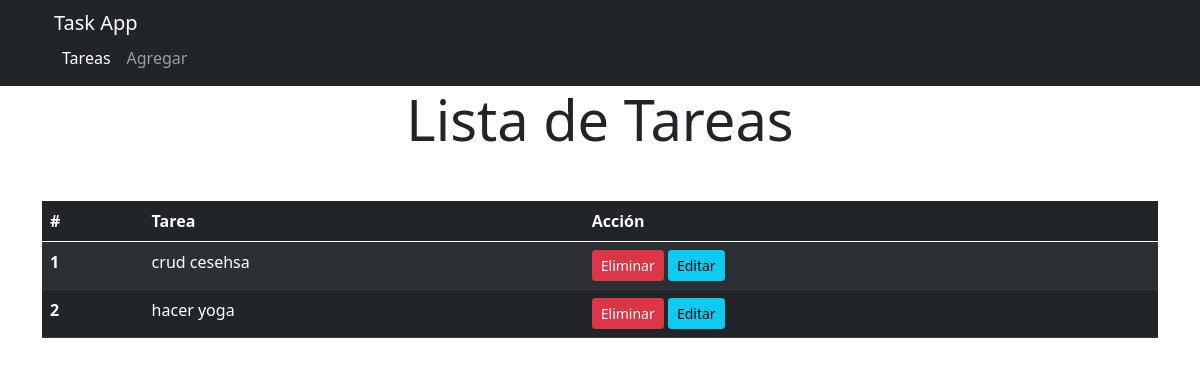
The app's page /, older data.
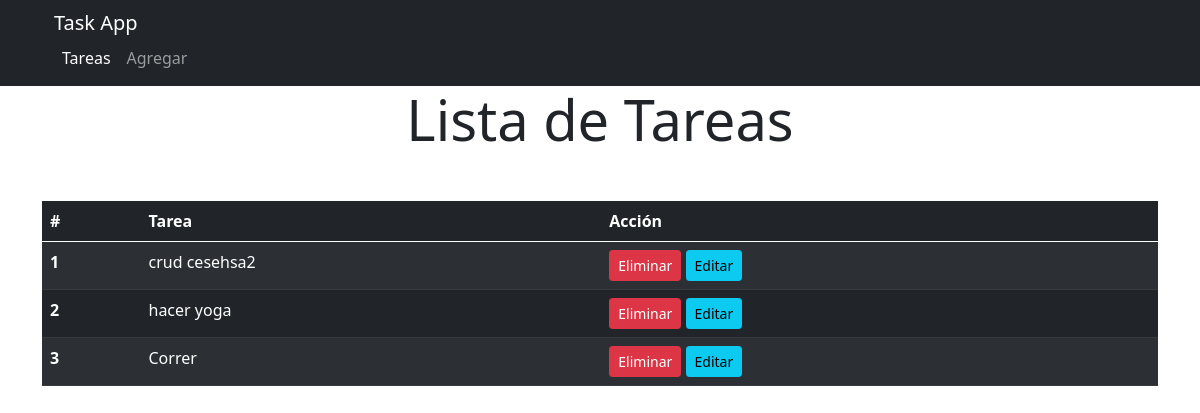
The same page, newer data.
### crud/models.py (models this page shows)
class Tarea(models.Model):
    text = models.CharField(max_length=100)
    date_added = models.DateTimeField(auto_now_add=True)
    def __str__(self):
        return self.text

### crud/views.py (the view)
# urls.py: path('', views.index, name='index'),
def index(request):
    tareas = Tarea.objects.all()
    context = {
        'tareas': tareas
    }
    return render(request,'crud/home.html', context)

### crud/templates/crud/home.html
{% extends "crud/base.html" %}
{% block content %}
<table class="table table-dark table-striped">
<thead>
    <tr>
      <th scope="col">#</th>
      <th scope="col">Tarea</th>
      <th scope="col">Acción</th>
    </tr>
  </thead>
  <tbody>
    {% for tarea in tareas %}
    <tr>
      <th scope="row"> {{ tarea.id}}</th>
      <td> {{ tarea }}</td>
      <td>
          <a  class="btn btn-danger btn-sm" href="{% url 'crud_app:eliminar' tarea.id %}"> Eliminar </a>
          <a class="btn btn-info btn-sm" href="{% url 'crud_app:editar' tarea.id %}"> Editar </a>
      </td>
    </tr>
    {% empty %}
     <tr>
      <th scope="row">#</th>
      <td colspan="2">Ninguna tarea agregada aún</td>
    </tr>
    {% endfor %}
  </tbody>
</table>
{% endblock content %}

### crud/templates/crud/base.html (shortened to what this page needs)
<!doctype html>
<html lang="en">
  <head>
    <link href="https://cdn.jsdelivr.net/npm/bootstrap@5.0.1/dist/css/bootstrap.min.css" rel="stylesheet">
  </head>
  <body>
    <nav class="navbar navbar-expand-lg navbar-dark bg-dark">
      <div class="container">
        <div class="container-fluid">
          <a class="navbar-brand" href="#">Task App </a>
          <div class="collapse navbar-collapse" id="navbarNavAltMarkup">
            <div class="navbar-nav">
              <a class="nav-link active" aria-current="page" href="{% url 'crud_app:index' %}">Tareas</a>
              <a class="nav-link" href="{% url 'crud_app:agregar' %}">Agregar</a>
            </div>
          </div>
        </div>
        </div>
    </nav>
    <div class="jumbotron jumbotron-fluid bg-white">
      <div class="container text-center">
        <h1 class="display-4"> Lista de Tareas </h1>
      </div>
    </div>
    <div class="container mt-5 ">
    <div class="mt-4">
        {% block content %}
        {% endblock content %}
    </div>
</div>
  </body>
</html>

Row changes from the older to the newer data that the page shows:
changed Tarea id 1: text "crud cesehsa" → "crud cesehsa2"
added Tarea: id "3", text "Correr"
